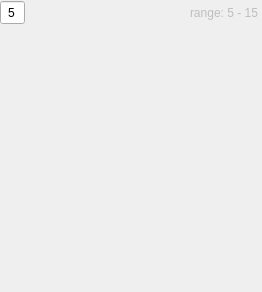
<?xml version="1.0" encoding="UTF-8"?>
<ui version="4.0">
 <class>ModuleB</class>
 <widget class="QFrame" name="ModuleB">
  <property name="geometry">
   <rect>
    <x>0</x>
    <y>0</y>
    <width>262</width>
    <height>292</height>
   </rect>
  </property>
  <property name="windowTitle">
   <string>Frame</string>
  </property>
  <layout class="QVBoxLayout" name="verticalLayout_2" stretch="1,99">
   <property name="leftMargin">
    <number>0</number>
   </property>
   <property name="topMargin">
    <number>0</number>
   </property>
   <property name="rightMargin">
    <number>0</number>
   </property>
   <property name="bottomMargin">
    <number>0</number>
   </property>
   <item>
    <layout class="QHBoxLayout" name="horizontalLayout_2" stretch="1,98,1">
     <property name="spacing">
      <number>5</number>
     </property>
     <item>
      <widget class="QSpinBox" name="spinBox">
       <property name="enabled">
        <bool>true</bool>
       </property>
       <property name="sizePolicy">
        <sizepolicy hsizetype="Minimum" vsizetype="Minimum">
         <horstretch>0</horstretch>
         <verstretch>0</verstretch>
        </sizepolicy>
       </property>
       <property name="minimumSize">
        <size>
         <width>25</width>
         <height>25</height>
        </size>
       </property>
       <property name="maximumSize">
        <size>
         <width>16777215</width>
         <height>25</height>
        </size>
       </property>
       <property name="alignment">
        <set>Qt::AlignCenter</set>
       </property>
       <property name="buttonSymbols">
        <enum>QAbstractSpinBox::NoButtons</enum>
       </property>
       <property name="minimum">
        <number>5</number>
       </property>
       <property name="maximum">
        <number>15</number>
       </property>
       <property name="displayIntegerBase">
        <number>10</number>
       </property>
      </widget>
     </item>
     <item>
      <spacer name="horizontalSpacer">
       <property name="orientation">
        <enum>Qt::Horizontal</enum>
       </property>
       <property name="sizeHint" stdset="0">
        <size>
         <width>40</width>
         <height>20</height>
        </size>
       </property>
      </spacer>
     </item>
     <item>
      <widget class="QLabel" name="label_2">
       <property name="enabled">
        <bool>false</bool>
       </property>
       <property name="text">
        <string>range: 5 - 15 </string>
       </property>
      </widget>
     </item>
    </layout>
   </item>
   <item>
    <widget class="QScrollArea" name="scrollArea">
     <property name="styleSheet">
      <string notr="true"/>
     </property>
     <property name="frameShape">
      <enum>QFrame::NoFrame</enum>
     </property>
     <property name="frameShadow">
      <enum>QFrame::Plain</enum>
     </property>
     <property name="verticalScrollBarPolicy">
      <enum>Qt::ScrollBarAlwaysOff</enum>
     </property>
     <property name="horizontalScrollBarPolicy">
      <enum>Qt::ScrollBarAlwaysOff</enum>
     </property>
     <property name="widgetResizable">
      <bool>true</bool>
     </property>
     <widget class="QWidget" name="scrollAreaWidgetContents">
      <property name="geometry">
       <rect>
        <x>0</x>
        <y>0</y>
        <width>262</width>
        <height>259</height>
       </rect>
      </property>
      <property name="styleSheet">
       <string notr="true"/>
      </property>
      <layout class="QVBoxLayout" name="verticalLayout" stretch="1,9">
       <property name="leftMargin">
        <number>0</number>
       </property>
       <property name="topMargin">
        <number>0</number>
       </property>
       <property name="rightMargin">
        <number>0</number>
       </property>
       <property name="bottomMargin">
        <number>0</number>
       </property>
       <item>
        <layout class="QVBoxLayout" name="verticalLayout_8">
         <property name="spacing">
          <number>0</number>
         </property>
        </layout>
       </item>
       <item>
        <spacer name="verticalSpacer">
         <property name="orientation">
          <enum>Qt::Vertical</enum>
         </property>
         <property name="sizeHint" stdset="0">
          <size>
           <width>20</width>
           <height>40</height>
          </size>
         </property>
        </spacer>
       </item>
      </layout>
     </widget>
    </widget>
   </item>
  </layout>
 </widget>
 <resources/>
 <connections/>
</ui>
